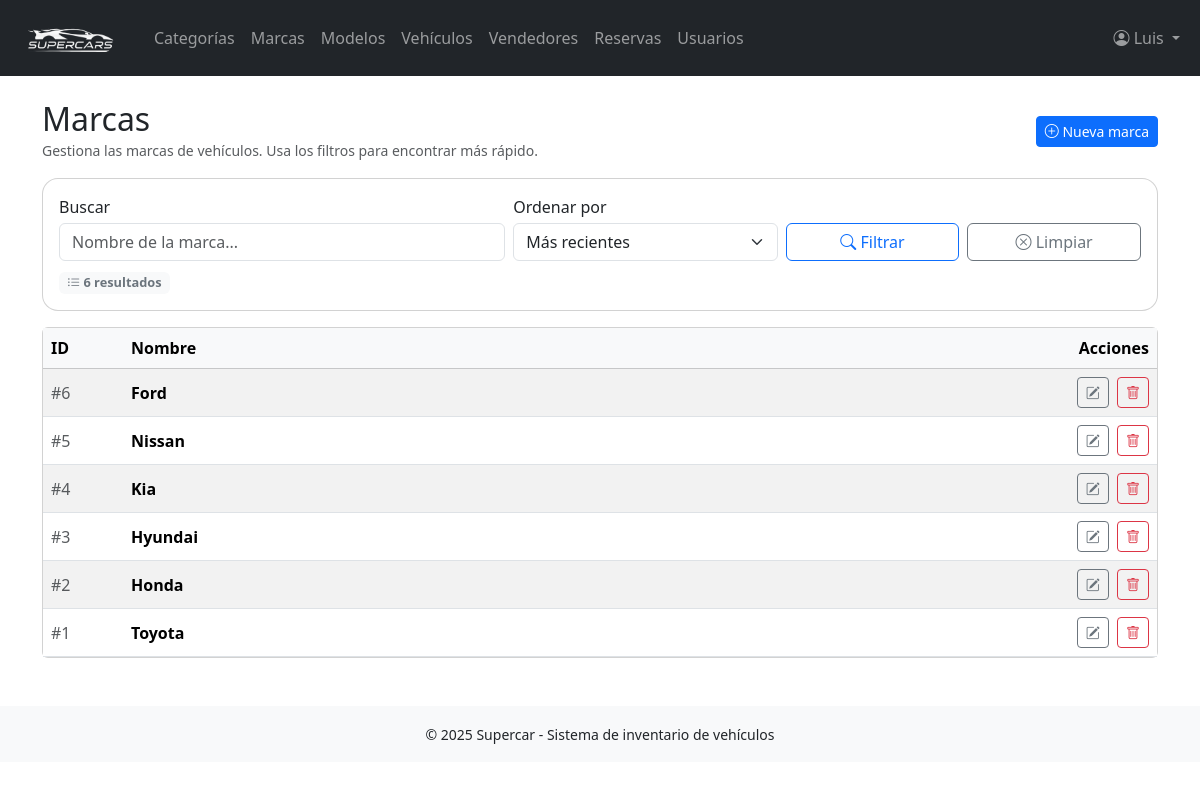
The app's page /marcas/listar.php (signed in) with its own data.
### tables this page shows
CREATE TABLE `marcas` (
  `id_marca` int(11) NOT NULL,
  `nombre` varchar(100) NOT NULL
);

### marcas/listar.php (the view, shortened to what this page needs)
<?php
require_once '../config/db.php';
require_once '../includes/header.php';
$busqueda = trim($_GET['q'] ?? '');
$orden    = $_GET['orden'] ?? 'recientes';
switch ($orden) {
    case 'recientes':
    default:
        $orden      = 'recientes';
        $orderBySql = 'id_marca DESC';
        break;
}
$whereSql = '';
$params   = [];
$sqlCount = "SELECT COUNT(*) FROM marcas $whereSql";
$stmtCount = $pdo->prepare($sqlCount);
$stmtCount->execute($params);
$total_registros = (int)$stmtCount->fetchColumn();
$sql = "SELECT * FROM marcas $whereSql ORDER BY $orderBySql";
$stmt = $pdo->prepare($sql);
$stmt->execute($params);
$marcas = $stmt->fetchAll();
?>
<div class="page-header-super">
    <div>
        <h2>Marcas</h2>
        <small class="text-muted">
            Gestiona las marcas de vehículos. Usa los filtros para encontrar más rápido.
        </small>
    </div>
    <a href="crear.php" class="btn btn-primary btn-sm">
        <i class="bi bi-plus-circle"></i> Nueva marca
    </a>
</div>
<div class="card filter-card mb-3">
    <div class="card-body">
        <form method="get" class="row g-2 align-items-end">
            <div class="col-md-5">
                <label for="q" class="form-label mb-1">
                    Buscar
                </label>
                <input
                    type="text"
                    name="q"
                    id="q"
                    class="form-control"
                    placeholder="Nombre de la marca..."
                    value="<?= htmlspecialchars($busqueda) ?>"
                >
            </div>
            <div class="col-md-4 col-lg-3">
                <label for="orden" class="form-label mb-1">
                    Ordenar por
                </label>
                <select
                    name="orden"
                    id="orden"
                    class="form-select"
                    onchange="this.form.submit()"
                >
                    <option value="recientes"   <?= $orden === 'recientes'   ? 'selected' : '' ?>>Más recientes</option>
                </select>
            </div>
            <div class="col-md-3 col-lg-2">
                <button type="submit" class="btn btn-outline-primary w-100">
                    <i class="bi bi-search"></i> Filtrar
                </button>
            </div>
            <div class="col-md-3 col-lg-2">
                <a href="listar.php" class="btn btn-outline-secondary w-100">
                    <i class="bi bi-x-circle"></i> Limpiar
                </a>
            </div>
        </form>
        <div class="mt-2">
            <span class="badge bg-light text-secondary badge-count">
                <i class="bi bi-list-ul"></i>
                <?= $total_registros ?> resultado<?= $total_registros === 1 ? '' : 's' ?>
            </span>
        </div>
    </div>
</div>
<div class="card">
    <div class="card-body p-0">
        <?php if ($total_registros > 0): ?>
            <div class="table-responsive">
                <table class="table table-hover table-striped align-middle mb-0">
                    <thead class="table-light">
                        <tr>
                            <th style="width: 80px;">ID</th>
                            <th>Nombre</th>
                            <th style="width: 140px;" class="text-end">Acciones</th>
                        </tr>
                    </thead>
                    <tbody>
                    <?php foreach ($marcas as $m): ?>
                        <tr>
                            <td class="text-muted">#<?= $m['id_marca'] ?></td>
                            <td><strong><?= htmlspecialchars($m['nombre']) ?></strong></td>
                            <td class="text-end">
                                <a href="editar.php?id=<?= $m['id_marca'] ?>"
                                   class="btn btn-sm btn-outline-secondary me-1"
                                   title="Editar">
                                    <i class="bi bi-pencil-square"></i>
                                </a>
                                <a href="eliminar.php?id=<?= $m['id_marca'] ?>"
                                   class="btn btn-sm btn-outline-danger"
                                   title="Eliminar"
                                   onclick="return confirm('¿Seguro que deseas eliminar esta marca?');">
                                    <i class="bi bi-trash"></i>
                                </a>
                            </td>
                        </tr>
                    <?php endforeach; ?>
                    </tbody>
                </table>
            </div>
        <?php endif; ?>
    </div>
</div>
<?php require_once '../includes/footer.php'; ?>

### marcas/listar.php (style rules this page uses)
.page-header-super { display: flex; flex-wrap: wrap; align-items: center; justify-content: space-between; gap: .75rem; margin-bottom: 1rem; }
.page-header-super h2 { margin-bottom: 0; }
.filter-card { border-radius: 1rem; }
.badge-count { font-size: .8rem; }

### records on screen
marcas: id_marca "6", nombre "Ford"
marcas: id_marca "5", nombre "Nissan"
marcas: id_marca "4", nombre "Kia"
marcas: id_marca "3", nombre "Hyundai"
marcas: id_marca "2", nombre "Honda"
marcas: id_marca "1", nombre "Toyota"

### other values on screen
$_SESSION['usuario']['nombre'] "Luis"
$total_registros "6"
